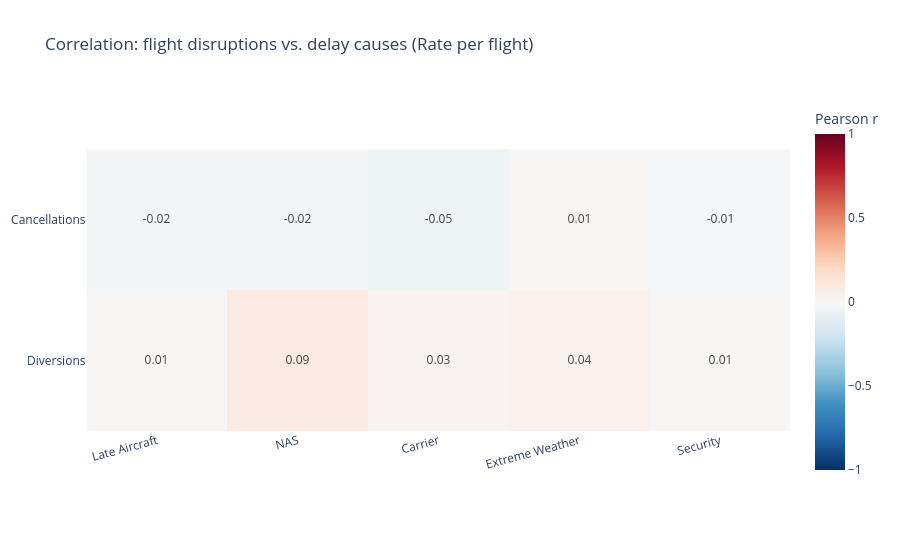

Write notebook code for a chart like this one.
### Markdown cell above
## Correlation heatmap

### Code cell
# eliminating very small samples that could distort rate ratios
# df_corr = df_top[df_top["arr_flights"] >= 50].copy()
df_corr = df_top.copy()

# derive normalized rates per arriving flight, ct / arr_flights
metrics = {
    "Cancellations": df_corr["arr_cancelled"] / df_corr["arr_flights"],
    "Diversions": df_corr["arr_diverted"] / df_corr["arr_flights"],
    "Late Aircraft": df_corr["late_aircraft_ct"] / df_corr["arr_flights"],
    "NAS": df_corr["nas_ct"] / df_corr["arr_flights"],
    "Carrier": df_corr["carrier_ct"] / df_corr["arr_flights"],
    "Extreme Weather": df_corr["weather_ct"] / df_corr["arr_flights"],
    "Security": df_corr["security_ct"] / df_corr["arr_flights"],
}

df_rates = pd.DataFrame(metrics)

# Pearson correlation matrix
corr_matrix = df_rates.corr(method="pearson").round(2)

# Focus specifically on disruptions (rows) vs. the 5 delay causes (columns)
row_labels = ["Cancellations", "Diversions"]
col_labels = ["Late Aircraft", "NAS", "Carrier", "Extreme Weather", "Security"]

sub_corr = corr_matrix.loc[row_labels, col_labels]

# Heatmap with diverging color palette
fig = px.imshow(
    sub_corr,
    labels=dict(
        x="Delay Cause (Rate per Flight)",
        y="Disruption Type",
        color="Pearson r",
    ),
    x=col_labels,
    y=row_labels,
    color_continuous_scale="RdBu_r",  # blue = negative, white = 0, red = positive
    range_color=[-1, 1],
    text_auto=".2f",
    title="Correlation: flight disruptions vs. delay causes (Rate per flight)"
)

fig.update_layout(
    template="plotly_white",
    xaxis=dict(title=None, tickangle=-15),
    yaxis=dict(title=None),
)

fig.show()

### Figure 1 — Plotly figure (JSON) as saved in the notebook; plotly's stock layout.template omitted (floating-point values rounded to 4 significant figures)
{"data": [{"coloraxis": "coloraxis", "hovertemplate": "Delay Cause (Rate per Flight): %{x}<br>Disruption Type: %{y}<br>Pearson r: %{z}<extra></extra>", "name": "0", "texttemplate": "%{z:.2f}", "type": "heatmap", "x": ["Late Aircraft", "NAS", "Carrier", "Extreme Weather", "Security"], "xaxis": "x", "y": ["Cancellations", "Diversions"], "yaxis": "y", "z": [[-0.02, -0.02, -0.05, 0.01, -0.01], [0.01, 0.09, 0.03, 0.04, 0.01]]}], "layout": {"coloraxis": {"autocolorscale": false, "cmax": 1, "cmin": -1, "colorbar": {"title": {"text": "Pearson r"}}, "colorscale": [[0, "rgb(5,48,97)"], [0.1, "rgb(33,102,172)"], [0.2, "rgb(67,147,195)"], [0.3, "rgb(146,197,222)"], [0.4, "rgb(209,229,240)"], [0.5, "rgb(247,247,247)"], [0.6, "rgb(253,219,199)"], [0.7, "rgb(244,165,130)"], [0.8, "rgb(214,96,77)"], [0.9, "rgb(178,24,43)"], [1, "rgb(103,0,31)"]]}, "title": {"text": "Correlation: flight disruptions vs. delay causes (Rate per flight)"}, "xaxis": {"anchor": "y", "constrain": "domain", "domain": [0, 1], "scaleanchor": "y", "tickangle": -15, "title": {}}, "yaxis": {"anchor": "x", "autorange": "reversed", "constrain": "domain", "domain": [0, 1], "title": {}}}}
